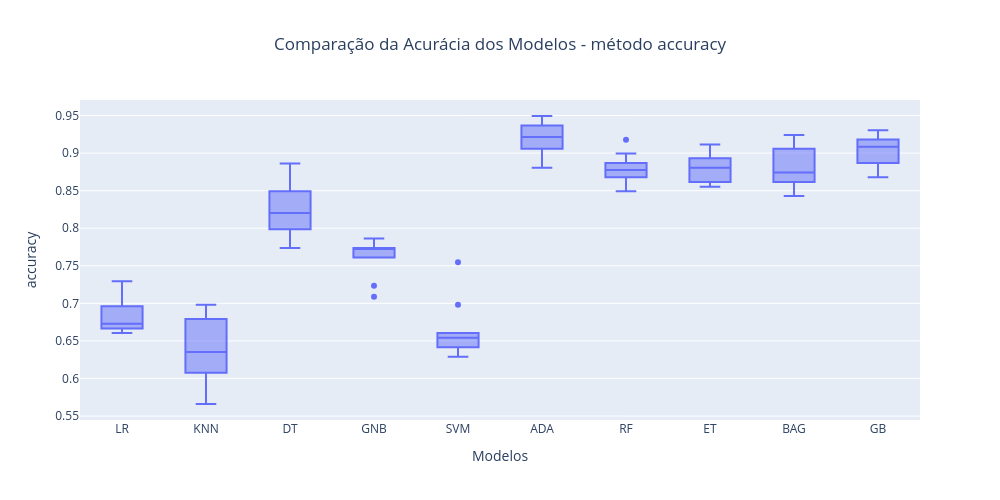

This figure's notebook cell:
### Code cell
# boxplot de comparação dos modelos
fig = px.box(
    data_frame=pd.DataFrame(
        data=results, index=names
    ).transpose(),  # resultados individuais em linhas (index)
    y=names,
    title=f"Comparação da Acurácia dos Modelos - método {scoring}",
    width=1000,
    height=500,
)
fig.update_layout(
    xaxis_title="Modelos",
    yaxis_title=scoring,
    title_x=0.5,
)
fig.show()

### Figure 1 — Plotly figure (JSON) as saved in the notebook; plotly's stock layout.template omitted (floating-point values rounded to 4 significant figures)
{"data": [{"alignmentgroup": "True", "hovertemplate": "variable=%{x}<br>value=%{y}<extra></extra>", "legendgroup": "", "marker": {"color": "#636efa"}, "name": "", "notched": false, "offsetgroup": "", "orientation": "v", "showlegend": false, "type": "box", "x": ["LR", "LR", "LR", "LR", "LR", "LR", "LR", "LR", "LR", "LR", "KNN", "KNN", "KNN", "KNN", "KNN", "KNN", "KNN", "KNN", "KNN", "KNN", "DT", "DT", "DT", "DT", "DT", "DT", "DT", "DT", "DT", "DT", "GNB", "GNB", "GNB", "GNB", "GNB", "GNB", "GNB", "GNB", "GNB", "GNB", "SVM", "SVM", "SVM", "SVM", "SVM", "SVM", "SVM", "SVM", "SVM", "SVM", "ADA", "ADA", "ADA", "ADA", "ADA", "ADA", "ADA", "ADA", "ADA", "ADA", "RF", "RF", "RF", "RF", "RF", "RF", "RF", "RF", "RF", "RF", "ET", "ET", "ET", "ET", "ET", "ET", "ET", "ET", "ET", "ET", "BAG", "BAG", "BAG", "BAG", "BAG", "BAG", "BAG", "BAG", "BAG", "BAG", "GB", "GB", "GB", "GB", "GB", "GB", "GB", "GB", "GB", "GB"], "x0": " ", "xaxis": "x", "y": [0.6604, 0.7233, 0.673, 0.673, 0.6855, 0.673, 0.6667, 0.7296, 0.6646, 0.6962, 0.6038, 0.6352, 0.6918, 0.6792, 0.566, 0.6352, 0.6352, 0.6981, 0.6709, 0.6076, 0.8491, 0.8302, 0.7987, 0.7736, 0.805, 0.8239, 0.7736, 0.8616, 0.8165, 0.8861, 0.761, 0.7799, 0.7736, 0.7736, 0.7233, 0.7736, 0.761, 0.7862, 0.7089, 0.7722, 0.6415, 0.6541, 0.6981, 0.6604, 0.6289, 0.6541, 0.6541, 0.7547, 0.6582, 0.6329, 0.9057, 0.9371, 0.8805, 0.9182, 0.9182, 0.9308, 0.9245, 0.8931, 0.9494, 0.9367, 0.8868, 0.8679, 0.8491, 0.8491, 0.8679, 0.8994, 0.8805, 0.8742, 0.8861, 0.9177, 0.8931, 0.8994, 0.8679, 0.8616, 0.8805, 0.8805, 0.8553, 0.8553, 0.9114, 0.8861, 0.9057, 0.8616, 0.8491, 0.8428, 0.8679, 0.9057, 0.8805, 0.8679, 0.8924, 0.9241, 0.9182, 0.9182, 0.8805, 0.8931, 0.8868, 0.9245, 0.9182, 0.8679, 0.9304, 0.8987], "y0": " ", "yaxis": "y"}], "layout": {"boxmode": "group", "height": 500, "legend": {"tracegroupgap": 0}, "title": {"text": "Comparação da Acurácia dos Modelos - método accuracy", "x": 0.5}, "width": 1000, "xaxis": {"anchor": "y", "domain": [0, 1], "title": {"text": "Modelos"}}, "yaxis": {"anchor": "x", "domain": [0, 1], "title": {"text": "accuracy"}}}}
